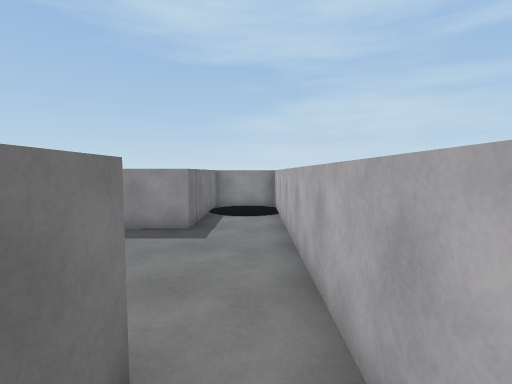
view 1 (above)

16 first-person views from a walk through a scene from a Unity 3-D project. The camera is 1.5 m above the floor, tilts 4° down and sees 85° across. The floor is counted in squares, 1 m on a side. Each view is taken from the middle of a square. On the plan, view 1 faces up. The plan holds only what a view shows up to about 14 squares ahead; the rest is blank. The player is left out.

view 2
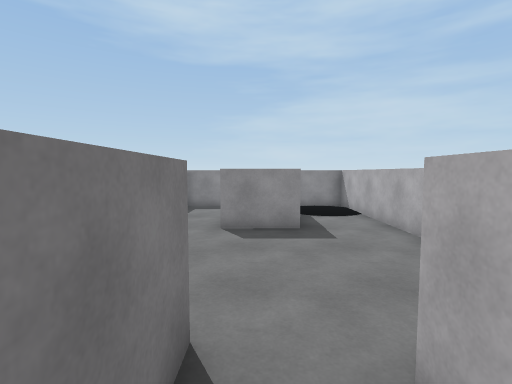

view 3
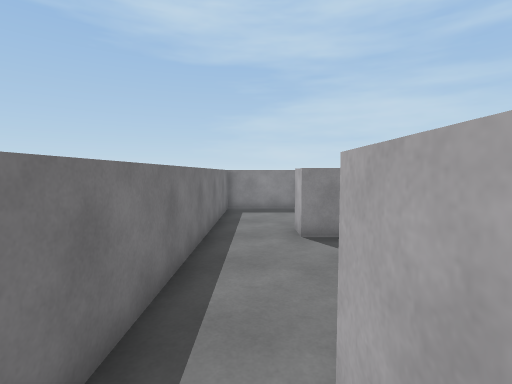

view 4
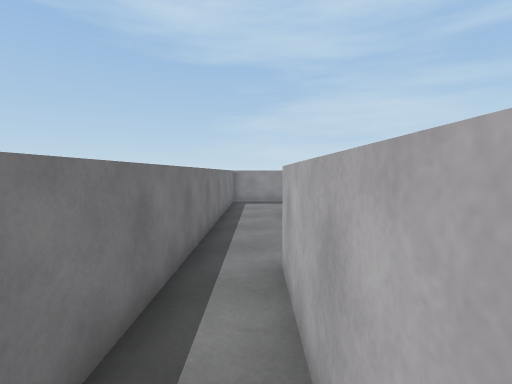

view 5
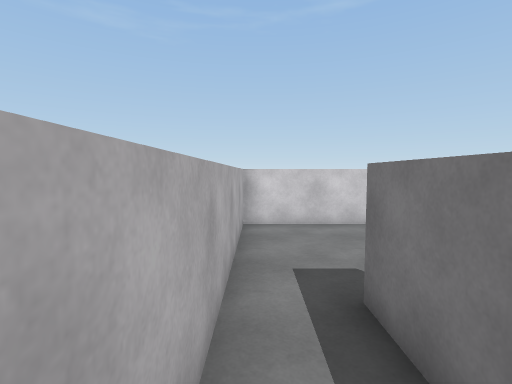

view 6
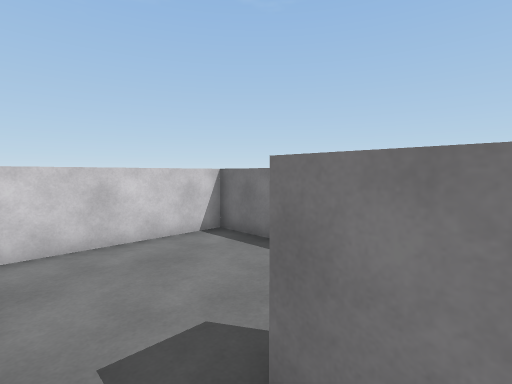

view 7
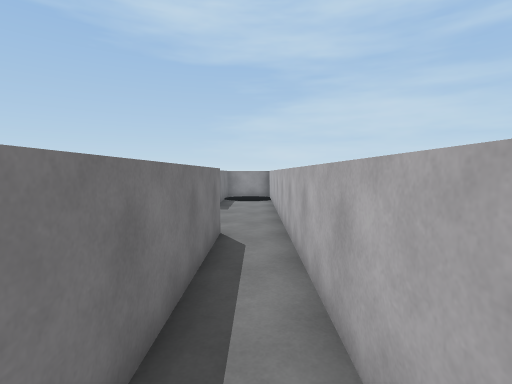

view 8
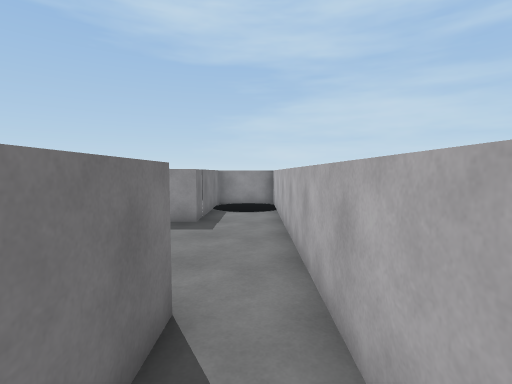

view 9
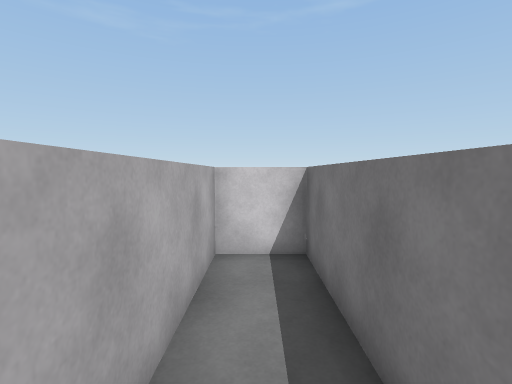

view 10
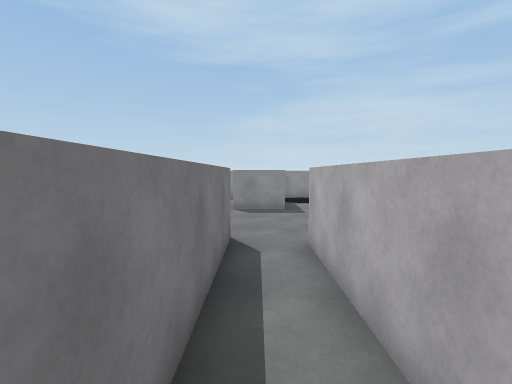

view 11
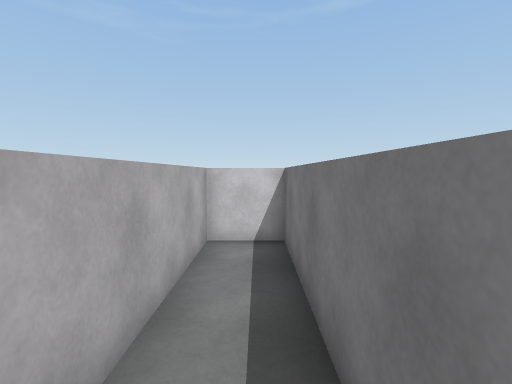

view 12
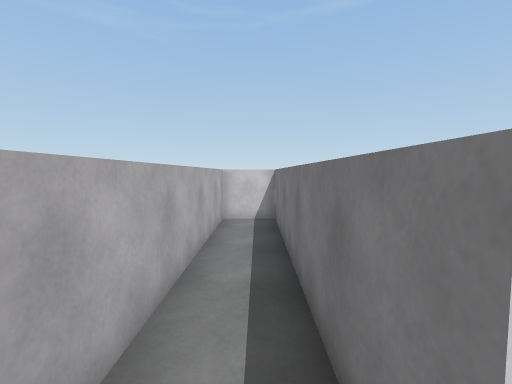

view 13
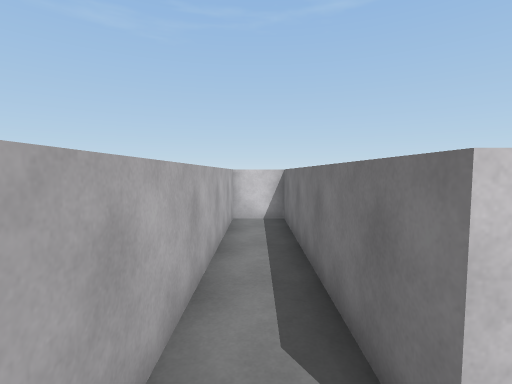

view 14
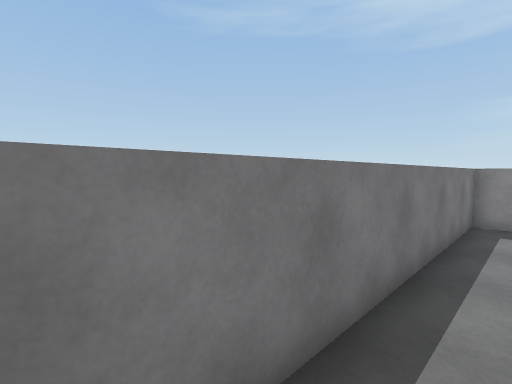

view 15
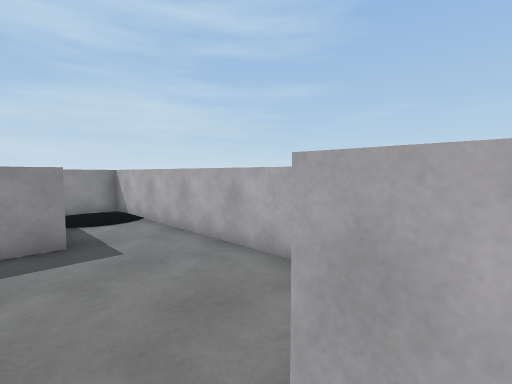

view 16
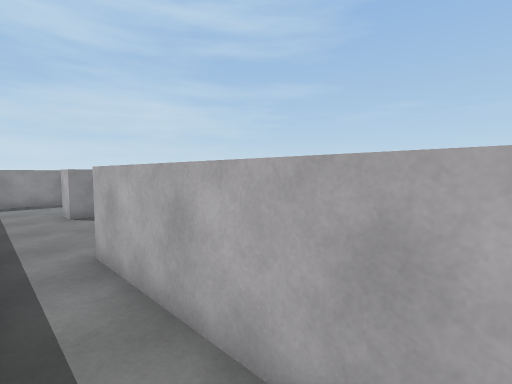

### Floor plan
Points are (right, up) in squares from view 1. A wall is a line through its corners. A room is listed if a view was taken in it or the views show most of it. See-through windows are left out.
Room 1 (views 1, 2, 7, 8, 9, 10, 11, 12, 13, 14, 15)
walls: (-3.6, 2.4) (-3.6, -6.1) (-1.9, -6.1) (-1.9, 1.9); (-0.9, 1.9) (-0.9, -6.1) (0.8, -6.1) (0.8, 12.5) (-1.8, 12.5) (-1.8, 7.4) (-3.9, 7.4) (-4, 8.4); (-3.1, 12.5) (-6.2, 12.5) (-6.2, 2.5)
ways out: opening at (-5, 2) to room 2
Room 2 (views 3, 4, 5, 6, 16)
walls: (-6.2, 2.5) (-6.2, -1.2); (-9.7, -4.2) (-9.7, -6.1) (-4.6, -6.1); (-4.6, -5.7) (-4.6, 2.4)
ways out: opening at (-5, 2) to room 1

Where each view was taken, in squares from view 1:
view 1: 0 up, 0 right, facing up
view 2: 0 up, 3 left, facing up
view 3: 1 up, 5 left, facing up
view 4: 2 down, 5 left, facing up
view 5: 2 up, 5 left, facing down
view 6: 0 up, 5 left, facing down-left
view 7: 5 down, 0 right, facing up
view 8: 1 down, 0 right, facing up
view 9: 1 down, 0 right, facing down
view 10: 4 down, 3 left, facing up
view 11: 0 up, 3 left, facing down
view 12: 3 up, 3 left, facing down
view 13: 3 up, 0 right, facing down
view 14: 3 up, 5 left, facing up-left
view 15: 1 up, 3 left, facing up-right
view 16: 3 down, 6 left, facing up-right
